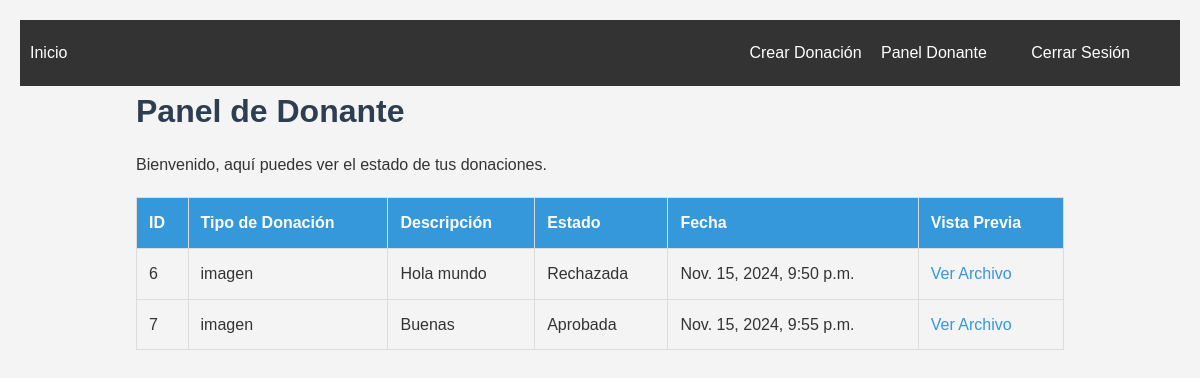
/donaciones/panel_donante/ (signed in), run on the app's committed database.
### donaciones/models.py (models this page shows, shortened)
class Donacion(models.Model):
    TIPO_CHOICES = [
        ('imagen', 'Imagen'),
        ('video', 'Video'),
        ('documento', 'Documento'),
        ('audio', 'Audio'),
    ]
    usuario = models.ForeignKey(User, on_delete=models.CASCADE)
    perfil = models.ForeignKey(Perfil, on_delete=models.CASCADE, default=1)  # Asignamos un valor por defecto
    tipo_donacion = models.CharField(max_length=20, choices=TIPO_CHOICES)
    descripcion = models.TextField()
    archivo = models.FileField(upload_to='donaciones/', null=True, blank=True)
    estado = models.CharField(max_length=10, default='pendiente')
    fecha = models.DateTimeField(default=timezone.now)

### donaciones/views.py (the view)
# urls.py: path('panel_donante/', views.panel_donante, name='panel_donante'),
@login_required
def panel_donante(request):
    donaciones = Donacion.objects.filter(usuario=request.user)  # Obtienen las donaciones del usuario
    return render(request, 'donaciones/panel_donante.html', {'donaciones': donaciones})

### donaciones/templates/donaciones/panel_donante.html (shortened to what this page needs)
{% extends 'base.html' %}
{% block content %}
    <div class="container">
        <h1>Panel de Donante</h1>
        <p>Bienvenido, aquí puedes ver el estado de tus donaciones.</p>
        <table>
            <thead>
                <tr>
                    <th>ID</th>
                    <th>Tipo de Donación</th>
                    <th>Descripción</th>
                    <th>Estado</th>
                    <th>Fecha</th>
                    <th>Vista Previa</th>
                </tr>
            </thead>
            <tbody>
                {% for donacion in donaciones %}
                    <tr>
                        <td>{{ donacion.id }}</td>
                        <td>{{ donacion.tipo_donacion }}</td>
                        <td>{{ donacion.descripcion }}</td>
                        <td>
                            {% if donacion.estado == 'pendiente' %}
                                Pendiente
                            {% elif donacion.estado == 'aprobada' %}
                                Aprobada
                            {% elif donacion.estado == 'rechazada' %}
                                Rechazada
                            {% endif %}
                        </td>
                        <td>{{ donacion.fecha }}</td>
                        <td>
                            {% if donacion.archivo %}
                                <a href="{{ donacion.archivo.url }}" target="_blank">Ver Archivo</a>
                            {% else %}
                                No disponible
                            {% endif %}
                        </td>
                    </tr>
                {% endfor %}
            </tbody>
        </table>
    </div>
{% endblock %}

### static/css/style.css (style rules this page uses)
* { margin: 0; padding: 0; box-sizing: border-box; }
body { font-family: 'Arial', sans-serif; background-color: #f4f4f4; color: #333; line-height: 1.6; padding: 20px; }
.container { width: 80%; margin: 0 auto; max-width: 1200px; }
h1, h2, h3 { color: #2c3e50; font-family: 'Helvetica', sans-serif; margin-bottom: 15px; }
a { text-decoration: none; color: #3498db; }
table { width: 100%; border-collapse: collapse; margin-top: 20px; }
table, th, td { border: 1px solid #ddd; }
th, td { padding: 12px; text-align: left; }
th { background-color: #3498db; color: #fff; }

### data on the page
Donacion: id "6", tipo_donacion "imagen", descripcion "Hola mundo", estado "Rechazada", fecha "Nov. 15, 2024, 9:50 p.m."
Donacion: id "7", tipo_donacion "imagen", descripcion "Buenas", estado "Aprobada", fecha "Nov. 15, 2024, 9:55 p.m."
